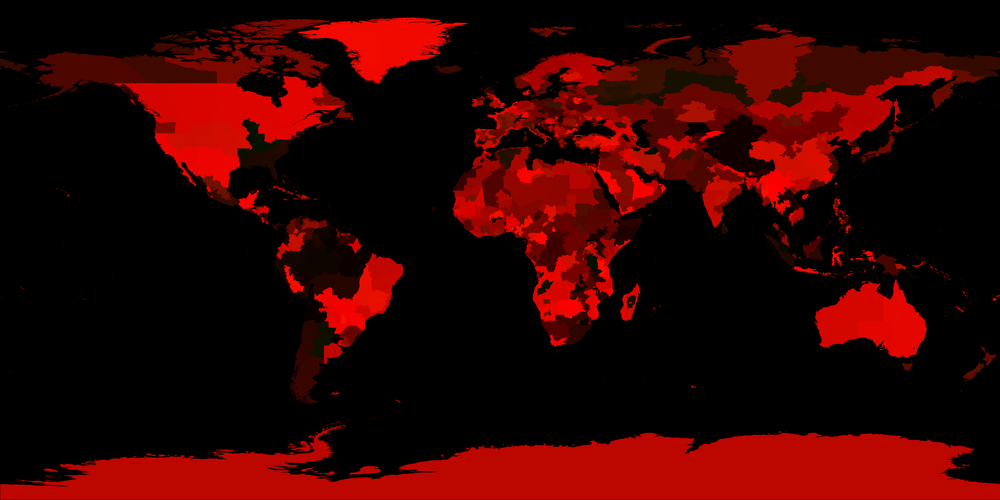
#> input picture ne_10m_admin_0_countries/country_id_map.png, 1000 x 500 px, shrunk from 4096 x 2048 before the run
$ python generate_border_sdf.py
#> lines starting #> are read from the running program, lines starting #| are printed output that depends on the picture; after the words box and inside, x2 and y2 are one past the last pixel; in counts of white or black regions, pixels touching at a corner belong together
"""
generate_border_sdf.py

Generates a border DISTANCE FIELD from an existing country ID map, for use
as a second, separate texture that lets the shader draw anti-aliased
borders at any zoom level -- something the ID map itself can never do,
since ID values are arbitrary labels, not a continuous/interpolatable
quantity.

Each pixel's value = distance (in source pixels, clamped and normalized
0-1) to the nearest border edge. Unlike the ID map, THIS texture is safe
to bilinear-filter and even lightly compress, because smoothing a distance
value produces a smooth, meaningful result -- smoothing an ID does not.

Requirements:
    pip install numpy pillow scipy

Usage:
    python generate_border_sdf.py
"""

import numpy as np
from PIL import Image
from scipy import ndimage

ID_MAP_PATH = "country_id_map.png"
OUTPUT_PATH = "country_border_sdf.png"

# Distance (in source pixels) at which the field saturates to 1.0.
# Smaller = thinner line capability / more contrast near the edge;
# larger = smoother falloff, more tolerant of extreme zoom.
MAX_DISTANCE_PX = 6.0


def main():
    id_img = Image.open(ID_MAP_PATH).convert("RGB")
    id_array = np.array(id_img)
    id_r = id_array[..., 0].astype(np.int32)
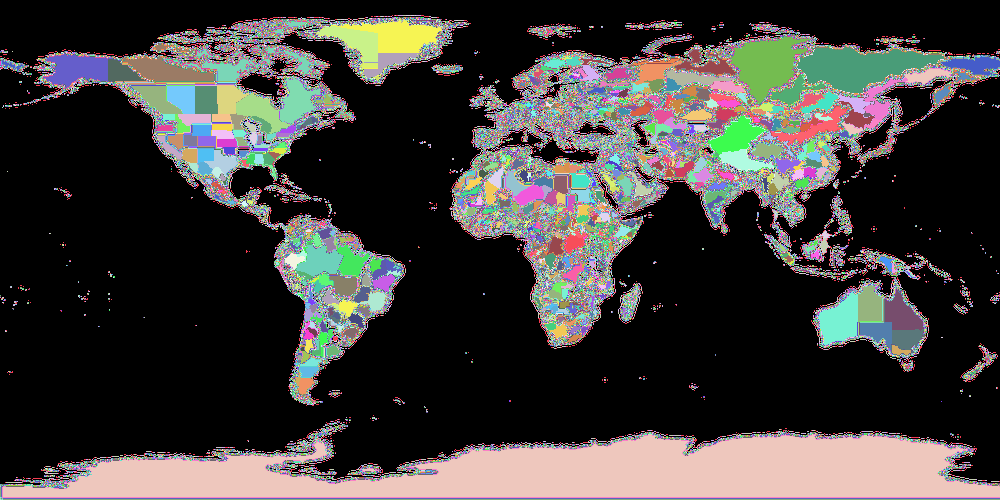
#> id_r: shape (500, 1000) int32; 256 distinct labels, from 0 to 255; one colour per label, 0 black
    id_g = id_array[..., 1].astype(np.int32)
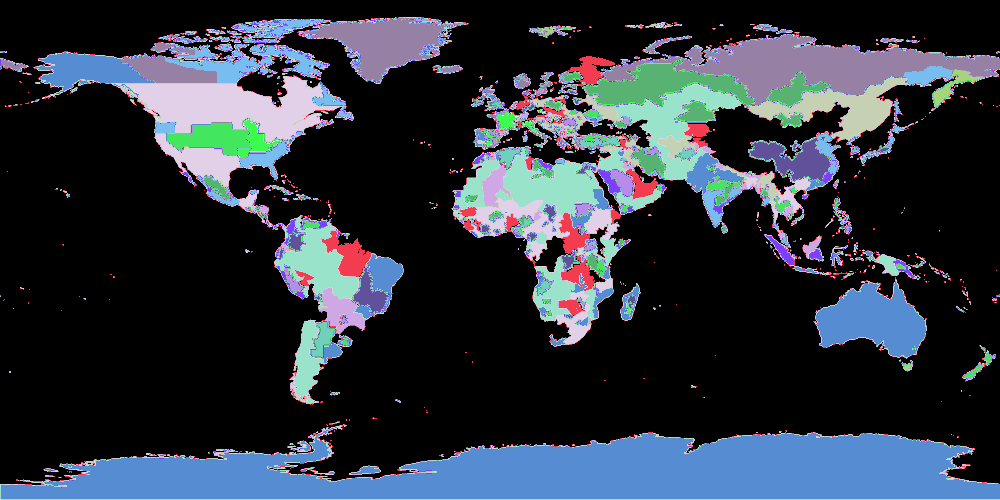
#> id_g: shape (500, 1000) int32; 21 distinct labels, from 0 to 20; one colour per label, 0 black
    ids = id_r + id_g * 256  # matches SampleID16 in the shader
#> ids: shape (500, 1000) int32; 4398 distinct labels, from 0 to 5206

    # Border pixels: where this pixel's ID differs from a direct neighbor.
    # (Matches the shader's existing 4-neighbor isBorder check, done once
    # here across the whole image instead of per-fragment every frame.)
    right = np.roll(ids, -1, axis=1)
#> right: shape (500, 1000) int32; 4398 distinct labels, from 0 to 5206
    left = np.roll(ids, 1, axis=1)
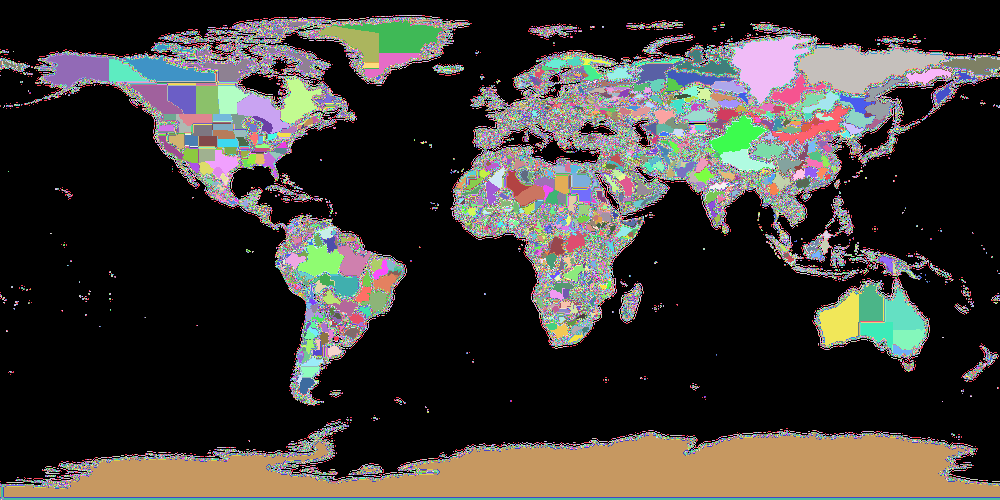
#> left: shape (500, 1000) int32; 4398 distinct labels, from 0 to 5206; one colour per label, 0 black
    up = np.roll(ids, -1, axis=0)
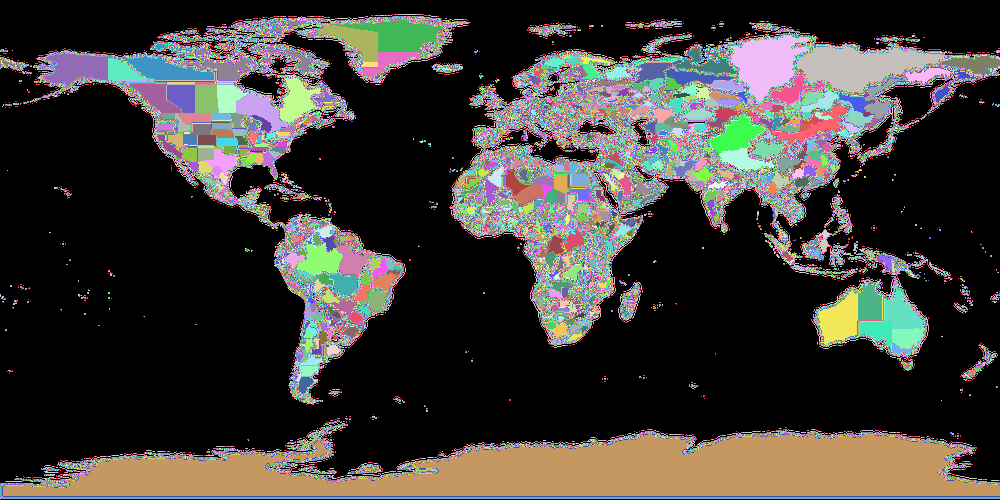
#> up: shape (500, 1000) int32; 4398 distinct labels, from 0 to 5206; one colour per label, 0 black
    down = np.roll(ids, 1, axis=0)
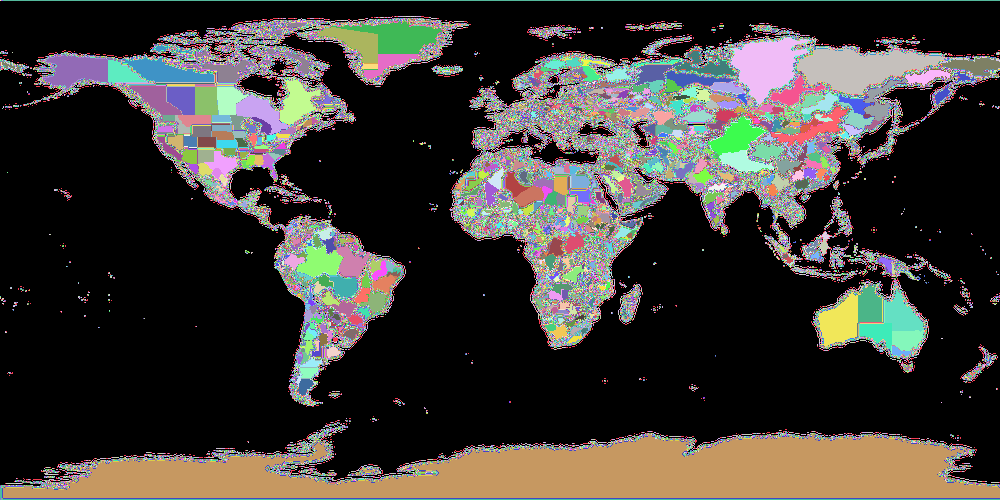
#> down: shape (500, 1000) int32; 4398 distinct labels, from 0 to 5206; one colour per label, 0 black
    is_border = (ids != right) | (ids != left) | (ids != up) | (ids != down)
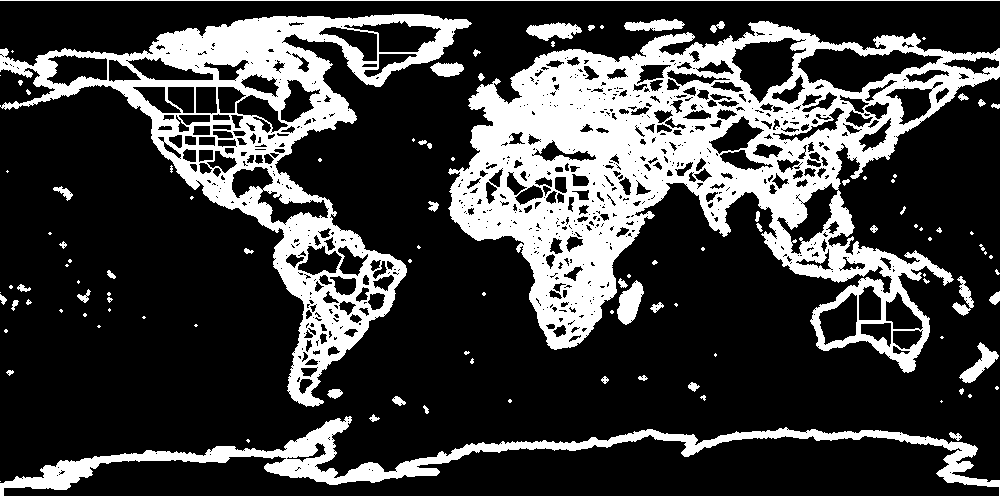
#> is_border: shape (500, 1000) bool; 25.7% white; 108 white regions (56 under 20 px), largest, box (x1, y1, x2, y2) and area: (448, 21, 1000, 373) 69836, (0, 14, 472, 407) 35558, (0, 416, 1000, 500) 16500

    # distance_transform_edt gives distance to the nearest ZERO in the input,
    # so invert: border pixels become 0, everything else becomes 1, then we
    # measure distance away from those border pixels.
    distance = ndimage.distance_transform_edt(~is_border)

    normalized = np.clip(distance / MAX_DISTANCE_PX, 0.0, 1.0)
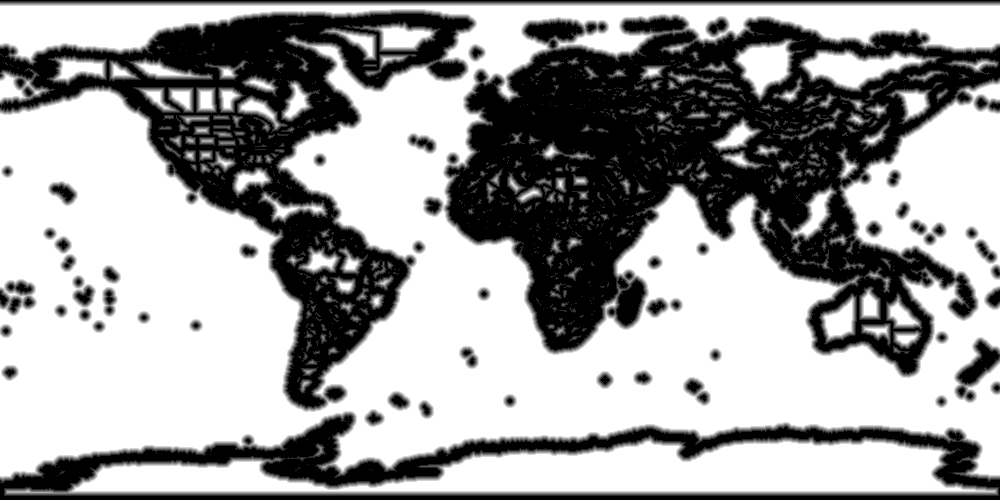
#> normalized: shape (500, 1000) float64; min 0, max 1, mean 0.626
    sdf_u8 = (normalized * 255).astype(np.uint8)

    # Single channel is enough; store it in R, duplicate isn't needed, but
    # keep the file RGB for broad import compatibility.
    out = np.stack([sdf_u8, sdf_u8, sdf_u8], axis=-1)
    Image.fromarray(out, mode="RGB").save(OUTPUT_PATH)
    print(f"Saved {OUTPUT_PATH}")


if __name__ == "__main__":
    main()

$ run again, with ne_10m_admin_0_countries/state_id_map.png copied over ne_10m_admin_0_countries/country_id_map.png
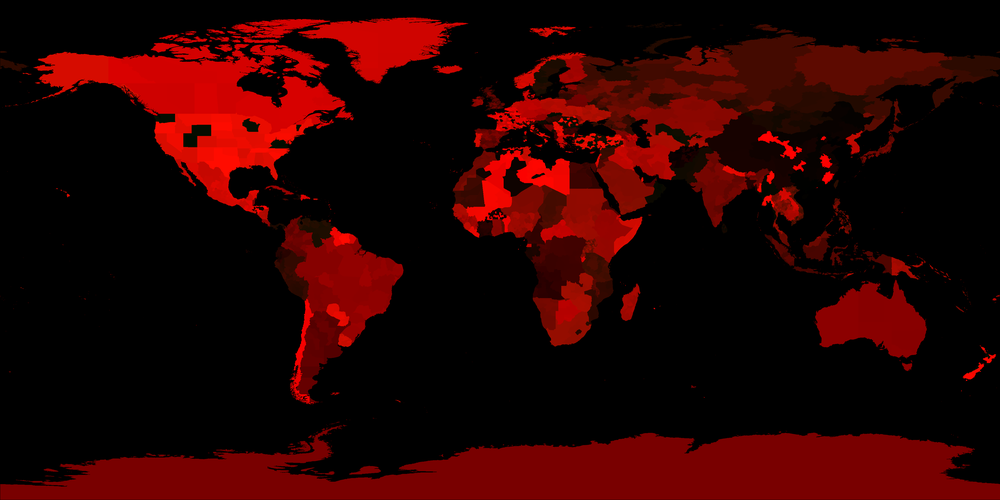
#> input picture ne_10m_admin_0_countries/state_id_map.png, 1000 x 500 px, shrunk from 4096 x 2048 before the run
#> in main, id_img is the input picture: PIL image 1000x500 RGB; mean R, G, B 42.1, 1.4, 0
#> id_r: shape (500, 1000) int32; 256 distinct labels, from 0 to 255
#> id_g: shape (500, 1000) int32; 16 distinct labels, from 0 to 15
#> ids: shape (500, 1000) int32; 3643 distinct labels, from 0 to 4005
#> right: shape (500, 1000) int32; 3643 distinct labels, from 0 to 4005
#> left: shape (500, 1000) int32; 3643 distinct labels, from 0 to 4005
#> up: shape (500, 1000) int32; 3643 distinct labels, from 0 to 4005
#> down: shape (500, 1000) int32; 3643 distinct labels, from 0 to 4005
#> in main, `is_border = (ids != right) | (ids != left) | (ids != up) | (ids != down)`:
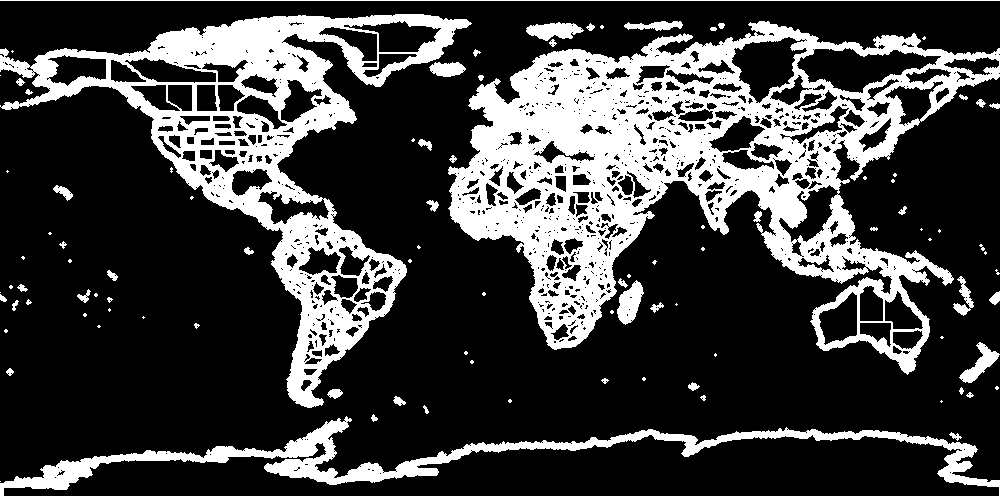
#> is_border: shape (500, 1000) bool; 25.6% white; 98 white regions (45 under 20 px), largest, box (x1, y1, x2, y2) and area: (448, 21, 1000, 375) 68175, (0, 14, 472, 408) 37059, (0, 416, 1000, 500) 16060
#> in main, `normalized = np.clip(distance / MAX_DISTANCE_PX, 0.0, 1.0)`:
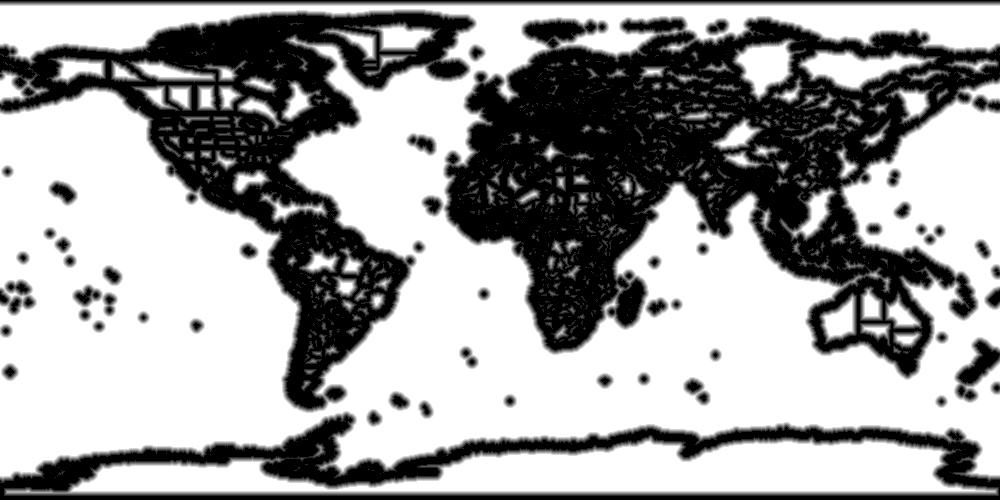
#> normalized: shape (500, 1000) float64; min 0, max 1, mean 0.628
